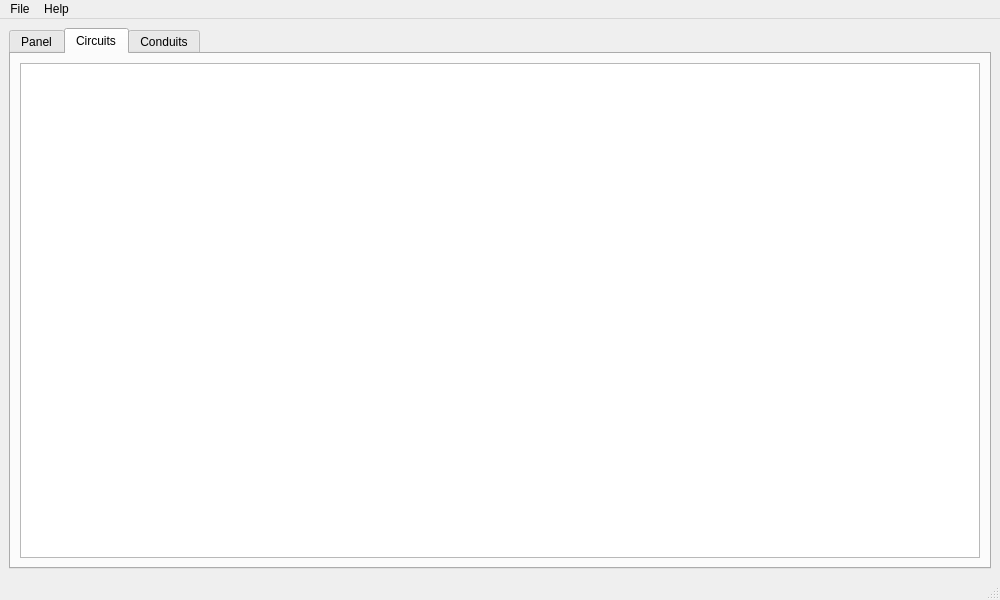
<?xml version="1.0" encoding="UTF-8"?>
<ui version="4.0">
 <author>Marcelo Tellier Sartori Vaz</author>
 <class>mainWindow</class>
 <widget class="QMainWindow" name="mainWindow">
  <property name="geometry">
   <rect>
    <x>0</x>
    <y>0</y>
    <width>1000</width>
    <height>600</height>
   </rect>
  </property>
  <property name="windowTitle">
   <string>NBR 5410 Calculator</string>
  </property>
  <widget class="QWidget" name="centralWidget">
   <layout class="QGridLayout" name="gridLayout">
    <item row="0" column="0" colspan="4">
     <widget class="QTabWidget" name="tabWidget">
      <property name="currentIndex">
       <number>1</number>
      </property>
      <widget class="QWidget" name="panelTab">
       <attribute name="title">
        <string>Panel</string>
       </attribute>
      </widget>
      <widget class="QWidget" name="circuitsTab">
       <attribute name="title">
        <string>Circuits</string>
       </attribute>
       <layout class="QVBoxLayout" name="verticalLayout_2">
        <item>
         <widget class="QTableView" name="circuitsTableView">
          <property name="alternatingRowColors">
           <bool>true</bool>
          </property>
          <property name="selectionMode">
           <enum>QAbstractItemView::SingleSelection</enum>
          </property>
          <property name="selectionBehavior">
           <enum>QAbstractItemView::SelectRows</enum>
          </property>
          <property name="horizontalScrollMode">
           <enum>QAbstractItemView::ScrollPerPixel</enum>
          </property>
          <attribute name="horizontalHeaderShowSortIndicator" stdset="0">
           <bool>true</bool>
          </attribute>
          <attribute name="horizontalHeaderStretchLastSection">
           <bool>true</bool>
          </attribute>
         </widget>
        </item>
       </layout>
      </widget>
      <widget class="QWidget" name="tab">
       <attribute name="title">
        <string>Conduits</string>
       </attribute>
      </widget>
     </widget>
    </item>
   </layout>
  </widget>
  <widget class="QStatusBar" name="statusbar"/>
  <widget class="QMenuBar" name="menuBar">
   <property name="geometry">
    <rect>
     <x>0</x>
     <y>0</y>
     <width>1000</width>
     <height>30</height>
    </rect>
   </property>
   <widget class="QMenu" name="menuFile">
    <property name="title">
     <string>File</string>
    </property>
    <addaction name="actionNew"/>
    <addaction name="actionOpen"/>
    <addaction name="separator"/>
    <addaction name="actionSave"/>
    <addaction name="actionSaveAs"/>
    <addaction name="separator"/>
    <addaction name="actionQuit"/>
   </widget>
   <widget class="QMenu" name="menuHelp">
    <property name="title">
     <string>Help</string>
    </property>
    <addaction name="actionAbout"/>
   </widget>
   <addaction name="menuFile"/>
   <addaction name="menuHelp"/>
  </widget>
  <action name="actionNew">
   <property name="icon">
    <iconset theme="document-new"/>
   </property>
   <property name="text">
    <string>New</string>
   </property>
   <property name="shortcut">
    <string>Ctrl+N</string>
   </property>
  </action>
  <action name="actionOpen">
   <property name="icon">
    <iconset theme="document-open"/>
   </property>
   <property name="text">
    <string>Open...</string>
   </property>
   <property name="shortcut">
    <string>Ctrl+O</string>
   </property>
  </action>
  <action name="actionSave">
   <property name="icon">
    <iconset theme="document-save"/>
   </property>
   <property name="text">
    <string>Save</string>
   </property>
   <property name="shortcut">
    <string>Ctrl+S</string>
   </property>
  </action>
  <action name="actionSaveAs">
   <property name="icon">
    <iconset theme="document-save-as"/>
   </property>
   <property name="text">
    <string>Save As...</string>
   </property>
   <property name="shortcut">
    <string>Ctrl+Shift+S</string>
   </property>
  </action>
  <action name="actionQuit">
   <property name="icon">
    <iconset theme="application-exit"/>
   </property>
   <property name="text">
    <string>Quit</string>
   </property>
   <property name="shortcut">
    <string>Ctrl+Q</string>
   </property>
  </action>
  <action name="actionAbout">
   <property name="icon">
    <iconset theme="help-about"/>
   </property>
   <property name="text">
    <string>About</string>
   </property>
  </action>
 </widget>
 <resources/>
 <connections>
  <connection>
   <sender>actionSave</sender>
   <signal>triggered()</signal>
   <receiver>mainWindow</receiver>
   <slot>saveProject()</slot>
   <hints>
    <hint type="sourcelabel">
     <x>598</x>
     <y>553</y>
    </hint>
    <hint type="destinationlabel">
     <x>399</x>
     <y>299</y>
    </hint>
   </hints>
  </connection>
  <connection>
   <sender>actionOpen</sender>
   <signal>triggered()</signal>
   <receiver>mainWindow</receiver>
   <slot>loadProject()</slot>
   <hints>
    <hint type="sourcelabel">
     <x>201</x>
     <y>553</y>
    </hint>
    <hint type="destinationlabel">
     <x>399</x>
     <y>299</y>
    </hint>
   </hints>
  </connection>
  <connection>
   <sender>actionSaveAs</sender>
   <signal>triggered()</signal>
   <receiver>mainWindow</receiver>
   <slot>saveProject()</slot>
   <hints>
    <hint type="sourcelabel">
     <x>-1</x>
     <y>-1</y>
    </hint>
    <hint type="destinationlabel">
     <x>499</x>
     <y>299</y>
    </hint>
   </hints>
  </connection>
 </connections>
 <slots>
  <slot>saveProject()</slot>
  <slot>loadProject()</slot>
 </slots>
</ui>
